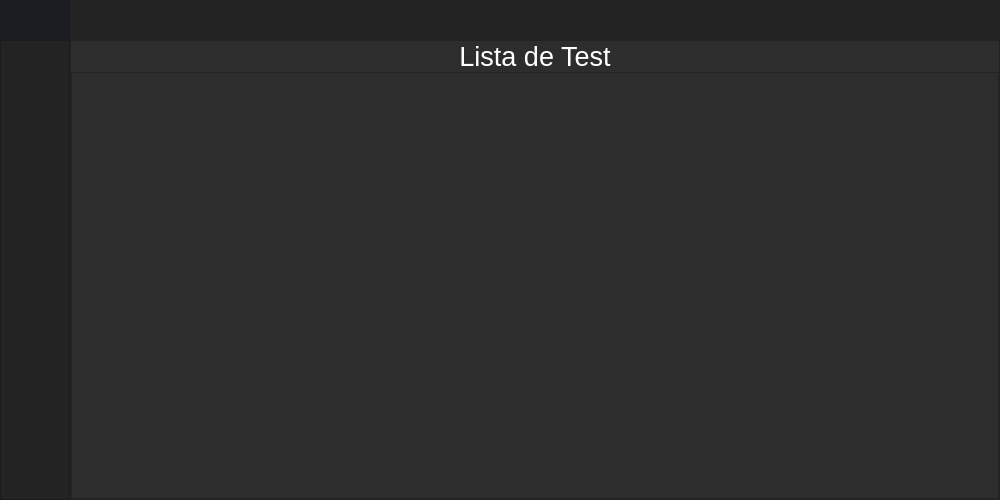
<?xml version="1.0" encoding="UTF-8"?>
<ui version="4.0">
 <class>MainWindow</class>
 <widget class="QMainWindow" name="MainWindow">
  <property name="geometry">
   <rect>
    <x>0</x>
    <y>0</y>
    <width>1000</width>
    <height>500</height>
   </rect>
  </property>
  <property name="minimumSize">
   <size>
    <width>1000</width>
    <height>500</height>
   </size>
  </property>
  <property name="windowTitle">
   <string>MainWindow</string>
  </property>
  <property name="styleSheet">
   <string notr="true">background-color: rgb(45, 45, 45);</string>
  </property>
  <widget class="QWidget" name="centralwidget">
   <layout class="QVBoxLayout" name="verticalLayout">
    <property name="spacing">
     <number>0</number>
    </property>
    <property name="leftMargin">
     <number>0</number>
    </property>
    <property name="topMargin">
     <number>0</number>
    </property>
    <property name="rightMargin">
     <number>0</number>
    </property>
    <property name="bottomMargin">
     <number>0</number>
    </property>
    <item>
     <widget class="QFrame" name="Top_Bar">
      <property name="maximumSize">
       <size>
        <width>50000</width>
        <height>40</height>
       </size>
      </property>
      <property name="styleSheet">
       <string notr="true">background-color: rgb(35, 35, 35);</string>
      </property>
      <property name="frameShape">
       <enum>QFrame::NoFrame</enum>
      </property>
      <property name="frameShadow">
       <enum>QFrame::Raised</enum>
      </property>
      <layout class="QHBoxLayout" name="horizontalLayout">
       <property name="spacing">
        <number>0</number>
       </property>
       <property name="leftMargin">
        <number>0</number>
       </property>
       <property name="topMargin">
        <number>0</number>
       </property>
       <property name="rightMargin">
        <number>0</number>
       </property>
       <property name="bottomMargin">
        <number>0</number>
       </property>
       <item>
        <widget class="QFrame" name="frame_toggle">
         <property name="maximumSize">
          <size>
           <width>70</width>
           <height>40</height>
          </size>
         </property>
         <property name="styleSheet">
          <string notr="true"/>
         </property>
         <property name="frameShape">
          <enum>QFrame::NoFrame</enum>
         </property>
         <property name="frameShadow">
          <enum>QFrame::Raised</enum>
         </property>
         <layout class="QVBoxLayout" name="verticalLayout_2">
          <property name="spacing">
           <number>0</number>
          </property>
          <property name="leftMargin">
           <number>0</number>
          </property>
          <property name="topMargin">
           <number>0</number>
          </property>
          <property name="rightMargin">
           <number>0</number>
          </property>
          <property name="bottomMargin">
           <number>0</number>
          </property>
          <item>
           <widget class="QPushButton" name="btn_toggle">
            <property name="sizePolicy">
             <sizepolicy hsizetype="Expanding" vsizetype="Expanding">
              <horstretch>0</horstretch>
              <verstretch>0</verstretch>
             </sizepolicy>
            </property>
            <property name="styleSheet">
             <string notr="true">background-image: url(:/newPrefix/menu.png);
background-position: center;
background-repeat: no-reperat;
border: none;
background-color: rgb(27, 29, 35);</string>
            </property>
            <property name="text">
             <string/>
            </property>
           </widget>
          </item>
         </layout>
        </widget>
       </item>
       <item>
        <widget class="QFrame" name="frame_top">
         <property name="sizePolicy">
          <sizepolicy hsizetype="Expanding" vsizetype="Preferred">
           <horstretch>0</horstretch>
           <verstretch>0</verstretch>
          </sizepolicy>
         </property>
         <property name="frameShape">
          <enum>QFrame::NoFrame</enum>
         </property>
         <property name="frameShadow">
          <enum>QFrame::Raised</enum>
         </property>
        </widget>
       </item>
      </layout>
     </widget>
    </item>
    <item>
     <widget class="QFrame" name="Content">
      <property name="frameShape">
       <enum>QFrame::NoFrame</enum>
      </property>
      <property name="frameShadow">
       <enum>QFrame::Raised</enum>
      </property>
      <layout class="QHBoxLayout" name="horizontalLayout_2">
       <property name="spacing">
        <number>0</number>
       </property>
       <property name="leftMargin">
        <number>0</number>
       </property>
       <property name="topMargin">
        <number>0</number>
       </property>
       <property name="rightMargin">
        <number>0</number>
       </property>
       <property name="bottomMargin">
        <number>0</number>
       </property>
       <item>
        <widget class="QFrame" name="frame_left_menu">
         <property name="minimumSize">
          <size>
           <width>70</width>
           <height>0</height>
          </size>
         </property>
         <property name="maximumSize">
          <size>
           <width>70</width>
           <height>16777215</height>
          </size>
         </property>
         <property name="styleSheet">
          <string notr="true">background-color: rgb(35, 35, 35);</string>
         </property>
         <property name="frameShape">
          <enum>QFrame::StyledPanel</enum>
         </property>
         <property name="frameShadow">
          <enum>QFrame::Raised</enum>
         </property>
         <layout class="QVBoxLayout" name="verticalLayout_3">
          <property name="spacing">
           <number>6</number>
          </property>
          <property name="leftMargin">
           <number>0</number>
          </property>
          <property name="topMargin">
           <number>0</number>
          </property>
          <property name="rightMargin">
           <number>0</number>
          </property>
          <property name="bottomMargin">
           <number>0</number>
          </property>
          <item alignment="Qt::AlignTop">
           <widget class="QFrame" name="frame_top_menus">
            <property name="frameShape">
             <enum>QFrame::NoFrame</enum>
            </property>
            <property name="frameShadow">
             <enum>QFrame::Raised</enum>
            </property>
            <layout class="QVBoxLayout" name="verticalLayout_4">
             <property name="spacing">
              <number>0</number>
             </property>
             <property name="leftMargin">
              <number>0</number>
             </property>
             <property name="topMargin">
              <number>0</number>
             </property>
             <property name="rightMargin">
              <number>0</number>
             </property>
             <property name="bottomMargin">
              <number>0</number>
             </property>
             <item>
              <widget class="QPushButton" name="btn_menu_home">
               <property name="minimumSize">
                <size>
                 <width>0</width>
                 <height>40</height>
                </size>
               </property>
               <property name="styleSheet">
                <string notr="true">QPushButton{
	color:rgb(255, 255, 255);
	background-color: rgb(35, 35, 35);
	border: 0px solid;
	background-image: url(:/newPrefix/home.png);
	background-repeat: no-reperat;
	border: none;
	background-position: center;
}

QPushButton:hover{
	background-color: rgb(255, 204, 0);
}</string>
               </property>
               <property name="text">
                <string/>
               </property>
              </widget>
             </item>
             <item>
              <widget class="QPushButton" name="btn_menu_home_2">
               <property name="minimumSize">
                <size>
                 <width>0</width>
                 <height>40</height>
                </size>
               </property>
               <property name="styleSheet">
                <string notr="true">QPushButton{
	color:rgb(255, 255, 255);
	background-color: rgb(35, 35, 35);
	border: 0px solid;
	background-image: url(:/newPrefix/create.png);
	background-repeat: no-reperat;
	border: none;
	background-position: center;
}

QPushButton:hover{
		
	background-color: rgb(255, 204, 0);
}</string>
               </property>
               <property name="text">
                <string/>
               </property>
              </widget>
             </item>
             <item>
              <widget class="QPushButton" name="btn_menu_home_3">
               <property name="minimumSize">
                <size>
                 <width>0</width>
                 <height>40</height>
                </size>
               </property>
               <property name="styleSheet">
                <string notr="true">QPushButton{
	color:rgb(255, 255, 255);
	background-color: rgb(35, 35, 35);
	
	background-image: url(:/newPrefix/testList.png);
	background-repeat: no-reperat;
	border: none;
	background-position: center;
}

QPushButton:hover{
		
	background-color: rgb(255, 204, 0);
}</string>
               </property>
               <property name="text">
                <string/>
               </property>
              </widget>
             </item>
            </layout>
           </widget>
          </item>
         </layout>
        </widget>
       </item>
       <item>
        <widget class="QFrame" name="frame_pages">
         <property name="maximumSize">
          <size>
           <width>16777215</width>
           <height>16777215</height>
          </size>
         </property>
         <property name="frameShape">
          <enum>QFrame::StyledPanel</enum>
         </property>
         <property name="frameShadow">
          <enum>QFrame::Raised</enum>
         </property>
         <layout class="QVBoxLayout" name="verticalLayout_5">
          <property name="spacing">
           <number>0</number>
          </property>
          <property name="leftMargin">
           <number>0</number>
          </property>
          <property name="topMargin">
           <number>0</number>
          </property>
          <property name="rightMargin">
           <number>0</number>
          </property>
          <property name="bottomMargin">
           <number>0</number>
          </property>
          <item>
           <widget class="QStackedWidget" name="pages_widget">
            <property name="currentIndex">
             <number>2</number>
            </property>
            <widget class="QWidget" name="pg_home">
             <layout class="QHBoxLayout" name="horizontalLayout_3">
              <item>
               <widget class="QFrame" name="frame">
                <property name="maximumSize">
                 <size>
                  <width>700</width>
                  <height>350</height>
                 </size>
                </property>
                <property name="styleSheet">
                 <string notr="true">QFrame{
	background-color: rgb(56, 58, 89 );
	color:rgb(220,	220, 220);
	border-radius:10px;
}

</string>
                </property>
                <property name="frameShape">
                 <enum>QFrame::StyledPanel</enum>
                </property>
                <property name="frameShadow">
                 <enum>QFrame::Raised</enum>
                </property>
                <layout class="QVBoxLayout" name="verticalLayout_6">
                 <property name="spacing">
                  <number>0</number>
                 </property>
                 <property name="leftMargin">
                  <number>0</number>
                 </property>
                 <property name="topMargin">
                  <number>0</number>
                 </property>
                 <property name="rightMargin">
                  <number>0</number>
                 </property>
                 <property name="bottomMargin">
                  <number>0</number>
                 </property>
                 <item>
                  <widget class="QLabel" name="label">
                   <property name="font">
                    <font>
                     <family>Segoe UI</family>
                     <pointsize>90</pointsize>
                     <weight>50</weight>
                     <bold>false</bold>
                    </font>
                   </property>
                   <property name="styleSheet">
                    <string notr="true">color:rgb(255, 204, 0);</string>
                   </property>
                   <property name="text">
                    <string>EzTests</string>
                   </property>
                   <property name="scaledContents">
                    <bool>false</bool>
                   </property>
                   <property name="alignment">
                    <set>Qt::AlignCenter</set>
                   </property>
                  </widget>
                 </item>
                 <item>
                  <widget class="QLabel" name="label_2">
                   <property name="font">
                    <font>
                     <family>Segoe UI</family>
                     <pointsize>23</pointsize>
                    </font>
                   </property>
                   <property name="styleSheet">
                    <string notr="true">color:rgb(98,114,164);</string>
                   </property>
                   <property name="text">
                    <string>Genera Test de manera sencilla</string>
                   </property>
                   <property name="alignment">
                    <set>Qt::AlignCenter</set>
                   </property>
                  </widget>
                 </item>
                </layout>
               </widget>
              </item>
             </layout>
            </widget>
            <widget class="QWidget" name="pg_create">
             <layout class="QVBoxLayout" name="verticalLayout_8">
              <property name="spacing">
               <number>0</number>
              </property>
              <property name="leftMargin">
               <number>6</number>
              </property>
              <property name="topMargin">
               <number>10</number>
              </property>
              <property name="rightMargin">
               <number>0</number>
              </property>
              <property name="bottomMargin">
               <number>0</number>
              </property>
              <item>
               <widget class="QStackedWidget" name="pages_test_create">
                <property name="frameShape">
                 <enum>QFrame::NoFrame</enum>
                </property>
                <property name="currentIndex">
                 <number>0</number>
                </property>
                <widget class="QWidget" name="pg_testname">
                 <layout class="QHBoxLayout" name="horizontalLayout_4">
                  <property name="spacing">
                   <number>0</number>
                  </property>
                  <property name="leftMargin">
                   <number>0</number>
                  </property>
                  <property name="topMargin">
                   <number>0</number>
                  </property>
                  <property name="rightMargin">
                   <number>0</number>
                  </property>
                  <property name="bottomMargin">
                   <number>0</number>
                  </property>
                  <item>
                   <widget class="QFrame" name="frame_2">
                    <property name="maximumSize">
                     <size>
                      <width>300</width>
                      <height>300</height>
                     </size>
                    </property>
                    <property name="frameShape">
                     <enum>QFrame::StyledPanel</enum>
                    </property>
                    <property name="frameShadow">
                     <enum>QFrame::Raised</enum>
                    </property>
                    <property name="lineWidth">
                     <number>1</number>
                    </property>
                    <layout class="QVBoxLayout" name="verticalLayout_9">
                     <property name="spacing">
                      <number>0</number>
                     </property>
                     <property name="leftMargin">
                      <number>0</number>
                     </property>
                     <property name="topMargin">
                      <number>0</number>
                     </property>
                     <property name="rightMargin">
                      <number>0</number>
                     </property>
                     <property name="bottomMargin">
                      <number>0</number>
                     </property>
                     <item>
                      <widget class="QLabel" name="label_TituloTest">
                       <property name="maximumSize">
                        <size>
                         <width>16777215</width>
                         <height>30</height>
                        </size>
                       </property>
                       <property name="font">
                        <font>
                         <pointsize>20</pointsize>
                         <weight>50</weight>
                         <bold>false</bold>
                        </font>
                       </property>
                       <property name="styleSheet">
                        <string notr="true">color: rgb(255, 255, 255);</string>
                       </property>
                       <property name="text">
                        <string>Titulo</string>
                       </property>
                       <property name="alignment">
                        <set>Qt::AlignCenter</set>
                       </property>
                      </widget>
                     </item>
                     <item>
                      <spacer name="verticalSpacer_2">
                       <property name="orientation">
                        <enum>Qt::Vertical</enum>
                       </property>
                       <property name="sizeType">
                        <enum>QSizePolicy::Fixed</enum>
                       </property>
                       <property name="sizeHint" stdset="0">
                        <size>
                         <width>20</width>
                         <height>33</height>
                        </size>
                       </property>
                      </spacer>
                     </item>
                     <item>
                      <widget class="QLineEdit" name="lineEdit_nombreTest">
                       <property name="minimumSize">
                        <size>
                         <width>0</width>
                         <height>30</height>
                        </size>
                       </property>
                       <property name="styleSheet">
                        <string notr="true">QLineEdit {
	
	color: rgb(255, 255, 255);
	background-color: rgb(33, 37, 43);
	border-radius: 5px;
	border: 2px solid rgb(33, 37, 43);
	padding-left: 10px;
	selection-color: rgb(255, 255, 255);
	selection-background-color: rgb(255, 121, 198);
}
QLineEdit:hover {
	border: 2px solid rgb(64, 71, 88);
}
QLineEdit:focus {
	border: 2px solid rgb(91, 101, 124);
}</string>
                       </property>
                       <property name="text">
                        <string/>
                       </property>
                       <property name="placeholderText">
                        <string>Nombre del Test</string>
                       </property>
                      </widget>
                     </item>
                     <item>
                      <widget class="QLabel" name="label_tituloTestError">
                       <property name="sizePolicy">
                        <sizepolicy hsizetype="Preferred" vsizetype="Preferred">
                         <horstretch>0</horstretch>
                         <verstretch>0</verstretch>
                        </sizepolicy>
                       </property>
                       <property name="maximumSize">
                        <size>
                         <width>5000</width>
                         <height>25</height>
                        </size>
                       </property>
                       <property name="layoutDirection">
                        <enum>Qt::LeftToRight</enum>
                       </property>
                       <property name="styleSheet">
                        <string notr="true">color: rgb(255, 255, 255);</string>
                       </property>
                       <property name="lineWidth">
                        <number>1</number>
                       </property>
                       <property name="text">
                        <string/>
                       </property>
                       <property name="scaledContents">
                        <bool>false</bool>
                       </property>
                       <property name="alignment">
                        <set>Qt::AlignCenter</set>
                       </property>
                      </widget>
                     </item>
                     <item>
                      <spacer name="verticalSpacer">
                       <property name="orientation">
                        <enum>Qt::Vertical</enum>
                       </property>
                       <property name="sizeType">
                        <enum>QSizePolicy::Fixed</enum>
                       </property>
                       <property name="sizeHint" stdset="0">
                        <size>
                         <width>20</width>
                         <height>21</height>
                        </size>
                       </property>
                      </spacer>
                     </item>
                     <item>
                      <widget class="QFrame" name="frame_3">
                       <property name="maximumSize">
                        <size>
                         <width>16777215</width>
                         <height>40</height>
                        </size>
                       </property>
                       <property name="frameShape">
                        <enum>QFrame::StyledPanel</enum>
                       </property>
                       <property name="frameShadow">
                        <enum>QFrame::Raised</enum>
                       </property>
                       <layout class="QHBoxLayout" name="horizontalLayout_5">
                        <property name="spacing">
                         <number>0</number>
                        </property>
                        <property name="leftMargin">
                         <number>0</number>
                        </property>
                        <property name="topMargin">
                         <number>0</number>
                        </property>
                        <property name="rightMargin">
                         <number>0</number>
                        </property>
                        <property name="bottomMargin">
                         <number>0</number>
                        </property>
                        <item>
                         <widget class="QPushButton" name="btn_crearTest">
                          <property name="sizePolicy">
                           <sizepolicy hsizetype="Minimum" vsizetype="Fixed">
                            <horstretch>0</horstretch>
                            <verstretch>0</verstretch>
                           </sizepolicy>
                          </property>
                          <property name="maximumSize">
                           <size>
                            <width>150</width>
                            <height>30</height>
                           </size>
                          </property>
                          <property name="styleSheet">
                           <string notr="true">QPushButton {
	
	color: rgb(255, 255, 255);
	border: 2px solid rgb(52, 59, 72);
	border-radius: 5px;	
	background-color: rgb(52, 59, 72);
}
QPushButton:hover {
	background-color: rgb(57, 65, 80);
	border: 2px solid rgb(61, 70, 86);
}
QPushButton:pressed {	
	background-color: rgb(35, 40, 49);
	border: 2px solid rgb(43, 50, 61);
}</string>
                          </property>
                          <property name="text">
                           <string>Crear Test</string>
                          </property>
                         </widget>
                        </item>
                       </layout>
                      </widget>
                     </item>
                    </layout>
                   </widget>
                  </item>
                 </layout>
                </widget>
                <widget class="QWidget" name="preguntas_test">
                 <layout class="QHBoxLayout" name="horizontalLayout_6">
                  <property name="spacing">
                   <number>0</number>
                  </property>
                  <property name="leftMargin">
                   <number>0</number>
                  </property>
                  <property name="topMargin">
                   <number>0</number>
                  </property>
                  <property name="rightMargin">
                   <number>0</number>
                  </property>
                  <property name="bottomMargin">
                   <number>0</number>
                  </property>
                  <item>
                   <widget class="QFrame" name="frame_4">
                    <property name="frameShape">
                     <enum>QFrame::StyledPanel</enum>
                    </property>
                    <property name="frameShadow">
                     <enum>QFrame::Raised</enum>
                    </property>
                    <widget class="QLabel" name="label_numeroPregunta">
                     <property name="geometry">
                      <rect>
                       <x>380</x>
                       <y>10</y>
                       <width>101</width>
                       <height>51</height>
                      </rect>
                     </property>
                     <property name="styleSheet">
                      <string notr="true">color: rgb(255, 255, 255);</string>
                     </property>
                     <property name="text">
                      <string>Pregunta numero 1</string>
                     </property>
                    </widget>
                    <widget class="QTextEdit" name="textEdit_Enunciado">
                     <property name="geometry">
                      <rect>
                       <x>180</x>
                       <y>90</y>
                       <width>501</width>
                       <height>31</height>
                      </rect>
                     </property>
                     <property name="styleSheet">
                      <string notr="true">color: rgb(255, 255, 255);</string>
                     </property>
                     <property name="placeholderText">
                      <string>Enunciado de la pregunta</string>
                     </property>
                    </widget>
                    <widget class="QLabel" name="label_Enunciado">
                     <property name="geometry">
                      <rect>
                       <x>90</x>
                       <y>90</y>
                       <width>71</width>
                       <height>31</height>
                      </rect>
                     </property>
                     <property name="styleSheet">
                      <string notr="true">color: rgb(255, 255, 255);</string>
                     </property>
                     <property name="text">
                      <string>Pregunta:</string>
                     </property>
                    </widget>
                    <widget class="QFrame" name="frame_5">
                     <property name="geometry">
                      <rect>
                       <x>170</x>
                       <y>130</y>
                       <width>511</width>
                       <height>231</height>
                      </rect>
                     </property>
                     <property name="sizePolicy">
                      <sizepolicy hsizetype="Fixed" vsizetype="Fixed">
                       <horstretch>0</horstretch>
                       <verstretch>0</verstretch>
                      </sizepolicy>
                     </property>
                     <property name="maximumSize">
                      <size>
                       <width>600</width>
                       <height>300</height>
                      </size>
                     </property>
                     <property name="frameShape">
                      <enum>QFrame::StyledPanel</enum>
                     </property>
                     <property name="frameShadow">
                      <enum>QFrame::Raised</enum>
                     </property>
                     <layout class="QVBoxLayout" name="verticalLayout_10">
                      <item>
                       <widget class="QFrame" name="frame_6">
                        <property name="maximumSize">
                         <size>
                          <width>16777215</width>
                          <height>54</height>
                         </size>
                        </property>
                        <property name="frameShape">
                         <enum>QFrame::StyledPanel</enum>
                        </property>
                        <property name="frameShadow">
                         <enum>QFrame::Raised</enum>
                        </property>
                        <layout class="QHBoxLayout" name="horizontalLayout_7">
                         <item>
                          <widget class="QLabel" name="label_resA">
                           <property name="styleSheet">
                            <string notr="true">color: rgb(255, 255, 255);</string>
                           </property>
                           <property name="text">
                            <string>Respuesta A:</string>
                           </property>
                          </widget>
                         </item>
                         <item>
                          <widget class="QTextEdit" name="textEdit_resA">
                           <property name="styleSheet">
                            <string notr="true">color: rgb(255, 255, 255);</string>
                           </property>
                           <property name="placeholderText">
                            <string>Texto de la respuesta</string>
                           </property>
                          </widget>
                         </item>
                         <item>
                          <widget class="QCheckBox" name="checkBox_resA">
                           <property name="styleSheet">
                            <string notr="true">color: rgb(255, 255, 255);</string>
                           </property>
                           <property name="text">
                            <string>Correcta?</string>
                           </property>
                          </widget>
                         </item>
                        </layout>
                       </widget>
                      </item>
                      <item>
                       <widget class="QFrame" name="frame_7">
                        <property name="maximumSize">
                         <size>
                          <width>16777215</width>
                          <height>54</height>
                         </size>
                        </property>
                        <property name="frameShape">
                         <enum>QFrame::StyledPanel</enum>
                        </property>
                        <property name="frameShadow">
                         <enum>QFrame::Raised</enum>
                        </property>
                        <layout class="QHBoxLayout" name="horizontalLayout_8">
                         <item>
                          <widget class="QLabel" name="label_resB">
                           <property name="styleSheet">
                            <string notr="true">color: rgb(255, 255, 255);</string>
                           </property>
                           <property name="text">
                            <string>Respuesta B:</string>
                           </property>
                          </widget>
                         </item>
                         <item>
                          <widget class="QTextEdit" name="textEdit_resB">
                           <property name="styleSheet">
                            <string notr="true">color: rgb(255, 255, 255);</string>
                           </property>
                           <property name="placeholderText">
                            <string>Texto de la respuesta</string>
                           </property>
                          </widget>
                         </item>
                         <item>
                          <widget class="QCheckBox" name="checkBox_resB">
                           <property name="styleSheet">
                            <string notr="true">color: rgb(255, 255, 255);</string>
                           </property>
                           <property name="text">
                            <string>Correcta?</string>
                           </property>
                          </widget>
                         </item>
                        </layout>
                       </widget>
                      </item>
                      <item>
                       <widget class="QLabel" name="label_preguntaError">
                        <property name="styleSheet">
                         <string notr="true">color: rgb(255, 255, 255);</string>
                        </property>
                        <property name="text">
                         <string/>
                        </property>
                        <property name="alignment">
                         <set>Qt::AlignCenter</set>
                        </property>
                       </widget>
                      </item>
                      <item>
                       <widget class="QFrame" name="frame_8">
                        <property name="frameShape">
                         <enum>QFrame::StyledPanel</enum>
                        </property>
                        <property name="frameShadow">
                         <enum>QFrame::Raised</enum>
                        </property>
                        <layout class="QHBoxLayout" name="horizontalLayout_9">
                         <item>
                          <widget class="QPushButton" name="btn_siguientePregunta">
                           <property name="sizePolicy">
                            <sizepolicy hsizetype="Minimum" vsizetype="Fixed">
                             <horstretch>0</horstretch>
                             <verstretch>0</verstretch>
                            </sizepolicy>
                           </property>
                           <property name="maximumSize">
                            <size>
                             <width>150</width>
                             <height>30</height>
                            </size>
                           </property>
                           <property name="styleSheet">
                            <string notr="true">QPushButton {
	
	color: rgb(255, 255, 255);
	border: 2px solid rgb(52, 59, 72);
	border-radius: 5px;	
	background-color: rgb(52, 59, 72);
}
QPushButton:hover {
	background-color: rgb(57, 65, 80);
	border: 2px solid rgb(61, 70, 86);
}
QPushButton:pressed {	
	background-color: rgb(35, 40, 49);
	border: 2px solid rgb(43, 50, 61);
}</string>
                           </property>
                           <property name="text">
                            <string>Siguiente pregunta</string>
                           </property>
                          </widget>
                         </item>
                         <item>
                          <widget class="QPushButton" name="btn_finalizarTest">
                           <property name="sizePolicy">
                            <sizepolicy hsizetype="Minimum" vsizetype="Fixed">
                             <horstretch>0</horstretch>
                             <verstretch>0</verstretch>
                            </sizepolicy>
                           </property>
                           <property name="maximumSize">
                            <size>
                             <width>150</width>
                             <height>30</height>
                            </size>
                           </property>
                           <property name="styleSheet">
                            <string notr="true">QPushButton {
	
	color: rgb(255, 255, 255);
	border: 2px solid rgb(52, 59, 72);
	border-radius: 5px;	
	background-color: rgb(52, 59, 72);
}
QPushButton:hover {
	background-color: rgb(57, 65, 80);
	border: 2px solid rgb(61, 70, 86);
}
QPushButton:pressed {	
	background-color: rgb(35, 40, 49);
	border: 2px solid rgb(43, 50, 61);
}</string>
                           </property>
                           <property name="text">
                            <string>Finalizar Test</string>
                           </property>
                          </widget>
                         </item>
                        </layout>
                       </widget>
                      </item>
                     </layout>
                    </widget>
                   </widget>
                  </item>
                 </layout>
                </widget>
               </widget>
              </item>
             </layout>
            </widget>
            <widget class="QWidget" name="pg_list">
             <layout class="QVBoxLayout" name="verticalLayout_7">
              <property name="spacing">
               <number>1</number>
              </property>
              <property name="leftMargin">
               <number>0</number>
              </property>
              <property name="topMargin">
               <number>0</number>
              </property>
              <property name="rightMargin">
               <number>0</number>
              </property>
              <property name="bottomMargin">
               <number>0</number>
              </property>
              <item>
               <widget class="QLabel" name="label_TituloTest_2">
                <property name="maximumSize">
                 <size>
                  <width>16777215</width>
                  <height>30</height>
                 </size>
                </property>
                <property name="font">
                 <font>
                  <pointsize>20</pointsize>
                  <weight>50</weight>
                  <bold>false</bold>
                 </font>
                </property>
                <property name="styleSheet">
                 <string notr="true">color: rgb(255, 255, 255);</string>
                </property>
                <property name="text">
                 <string>Lista de Test</string>
                </property>
                <property name="alignment">
                 <set>Qt::AlignCenter</set>
                </property>
               </widget>
              </item>
              <item>
               <widget class="QListWidget" name="listWidgetTests">
                <property name="styleSheet">
                 <string notr="true">color: rgb(255, 255, 255);</string>
                </property>
               </widget>
              </item>
             </layout>
            </widget>
           </widget>
          </item>
         </layout>
        </widget>
       </item>
      </layout>
     </widget>
    </item>
   </layout>
  </widget>
 </widget>
 <resources>
  <include location="../images/menu.qrc"/>
  <include location="../images/testList.qrc"/>
  <include location="../images/home.qrc"/>
  <include location="../images/create.qrc"/>
 </resources>
 <connections/>
</ui>
